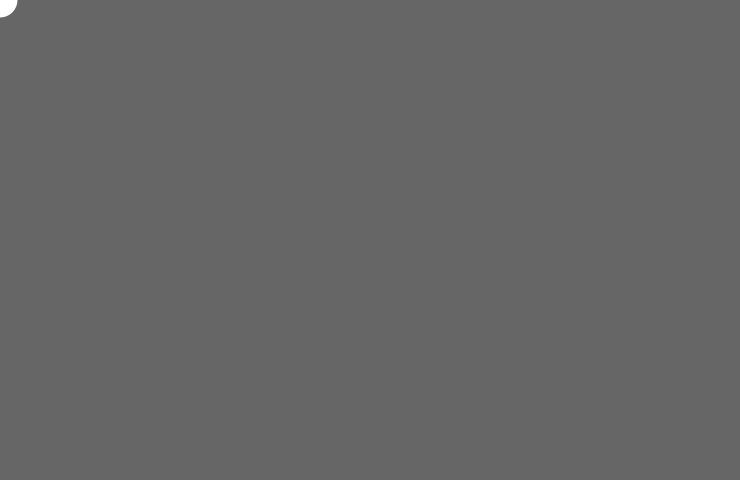
Frame 1 (no input)
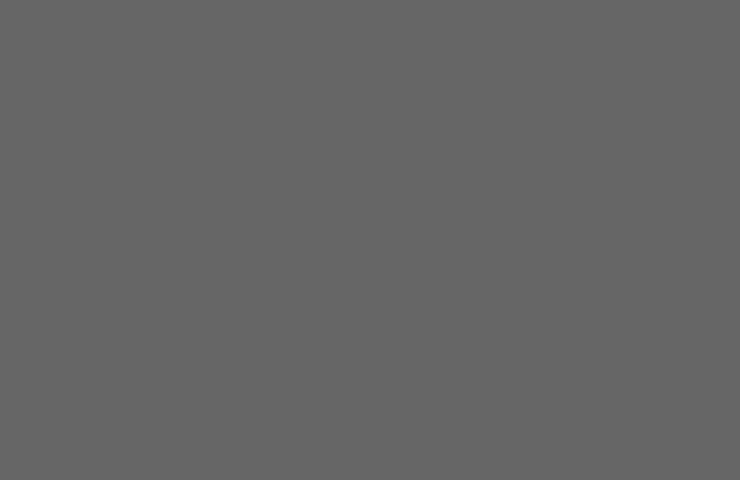
Frame 60 (the mouse pressed at the canvas centre just before this capture)
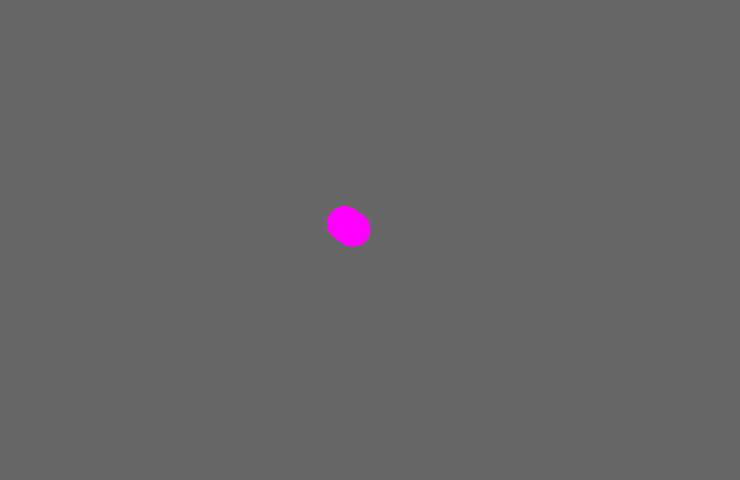
Frame 120 (the mouse held since frame 60 and released just before this capture)

The Processing sketch that drew these frames (run headless with seeded random() and noise(); from frame 60 on, the mouse is pressed at the canvas centre):

// Processing sketch: processing_140981
// ── processing_140981.pde

float x;
float y;
float easing = 0.05;
float diameter = 35;

long startTime = 0;
long storedTime = 0;
boolean gameOver =  false;
boolean gamePaused =  false;

void setup()
{
  size(740, 480);
  smooth();
  noStroke();
  background(102);
  startTime = millis();
  frameRate(30);
}

void draw()
{
  if (gameOver) return;
  if (millis() % 1000 < 100) redrawAll();
  noStroke();
  
  float targetX = mouseX;
  x += (targetX - x) * easing;
  float targetY = mouseY;
  y += (targetY - y) * easing;
  boolean outOfBounds = ((closeEnough(mouseX, 0) || closeEnough(mouseX, width)) || (closeEnough(mouseY, 0) || closeEnough(mouseY, height)));
  if (gamePaused && outOfBounds) return;
  if (overEllipse() && !outOfBounds)
  {
    fill(255, 0, 255, 255);
  }
  else if(!overEllipse())
  {
    fill(255, 255, 0, 255);
  }
  else
  {
    pauseGame();
  }
  if (!outOfBounds && gamePaused)
  {
    resumeGame();
  }
  ellipse(x, y, diameter, diameter);
}

boolean overEllipse()
{
  return (dist(x, y, mouseX, mouseY) < diameter);
}

void redrawAll()
{
  background(102);
}

void drawBorder()
{
  stroke(255);
  line(0, 0, 0, height-1);
  line(0, height-1, width-1, height-1);
  line(width-1, height-1, width-1, 0);
  line(width-1, 0, 0, 0);
} 

boolean closeEnough(int a, int b)
{
  return abs(a-b)<10;
}

void mousePressed()
{
  if ((mouseButton == RIGHT) && gameOver)
  {
    reset();
  }
}

void pauseGame()
{
  storedTime = millis() - startTime + storedTime;
  gamePaused = true;
}

void resumeGame()
{
  startTime = millis() - storedTime;
  gamePaused = true;
}

void reset()
{
  startTime = millis();
  redrawAll();
  gameOver = false;
  easing = 0.05;
}
